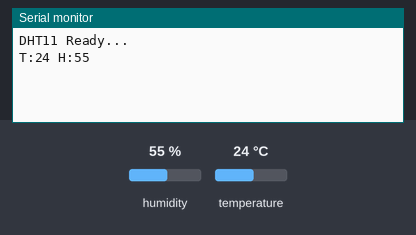
The sketch below on a simulated Arduino Uno, built with avr-gcc and run on an emulated ATmega328P. Parts: the last lines printed to the serial monitor. The test bench sets the inputs (shaded band); at power-on: humidity 55 %, temperature 24 °C.

Above: at 1.3 s.
1.4 s: humidity set to 22 %
3.4 s: temperature set to 12 °C
At 5.1 s:
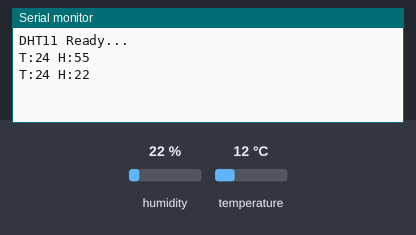
5.4 s: humidity set to 40 %
At 7.9 s:
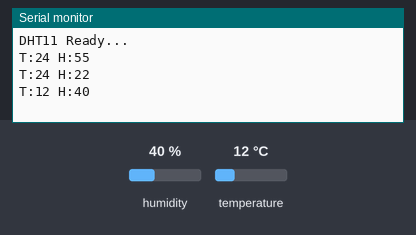
Timing chart, 0 to 9.4 s (numbered marks = the images above; inputs shaded):
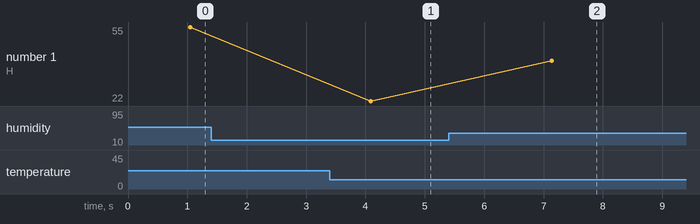

The sketch:

Bai1.4_arduino.ino
```cpp
/**
 * DHT11 Data Sender (Optimized for Node.js Serial)
 * Định dạng: T:XX H:YY\n (Ví dụ: T:28 H:55)
 */

#include <DHT11.h>

// Kết nối cảm biến DHT11 ở chân Digital 2 (Giả định theo code cũ)
// Lưu ý: Sơ đồ Proteus (image_55da59.png) cắm DHT11 vào chân D4.
// Tôi sẽ giữ chân D2 để phù hợp với code cũ, nhưng bạn nên kiểm tra lại.
DHT11 dht11(2);

void setup() {
    // Khởi tạo Serial ở Baud Rate 9600 bps
    Serial.begin(9600);
    Serial.println("DHT11 Ready...");
}

void loop() {
    int temperature = dht11.readTemperature();
    int humidity = dht11.readHumidity();

    // Kiểm tra kết quả đọc
    if (temperature != DHT11::ERROR_CHECKSUM && temperature != DHT11::ERROR_TIMEOUT) {
        // Gửi dữ liệu ở định dạng: T:Nhiệt độ H:Độ ẩm\n
        Serial.print("T:");
        Serial.print(temperature);
        Serial.print(" H:");
        Serial.println(humidity); // println sẽ thêm \n ở cuối
    }

    // Đặt độ trễ giữa các lần đọc
    delay(2000);
}
```

Measured:
- after the input at 5.4 s, the serial monitor: prints a new line after 1.7 s (image 2)
- plotted number 1: 22 → 40 after the input at 5.4 s
